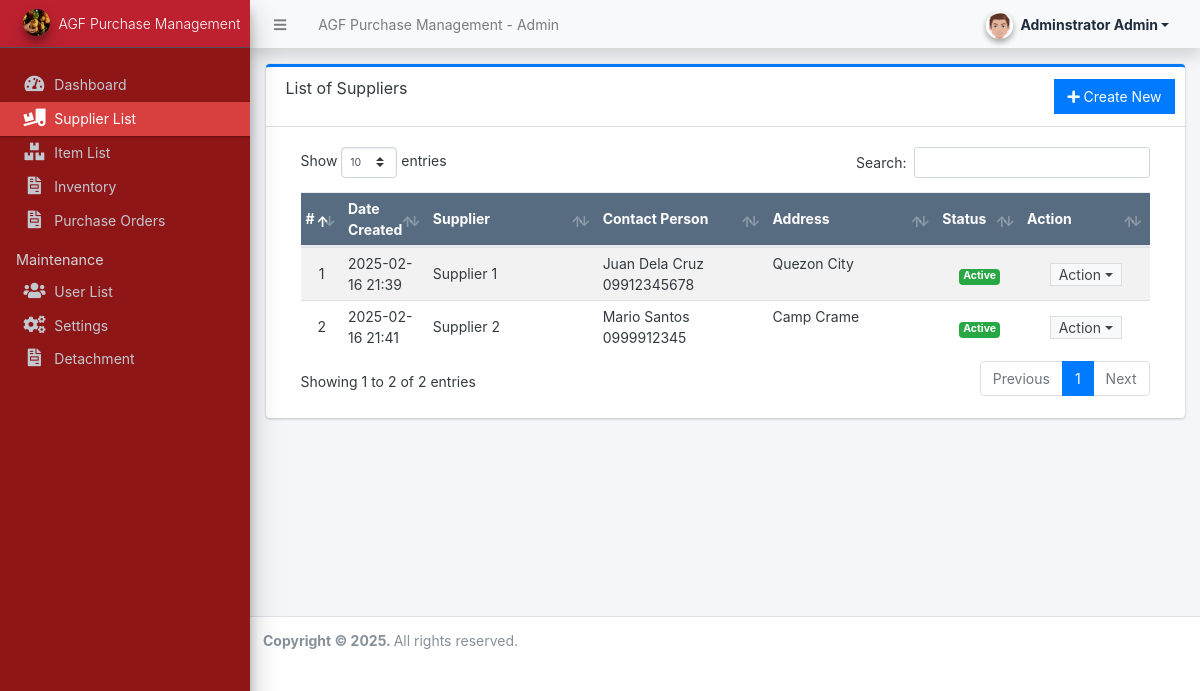
Page /admin/?page=suppliers (signed in) on the committed database.
### tables this page shows
CREATE TABLE `supplier_list` (
  `id` int(30) NOT NULL,
  `name` varchar(250) NOT NULL,
  `address` text NOT NULL,
  `contact_person` text NOT NULL,
  `contact` varchar(50) NOT NULL,
  `email` varchar(150) NOT NULL,
  `status` tinyint(1) NOT NULL DEFAULT 1 COMMENT ' 0 = Inactive, 1 = Active',
  `date_created` datetime NOT NULL DEFAULT current_timestamp()
);

### config.php (called while the page is built, shortened)
<?php
require_once('classes/DBConnection.php');
require_once('classes/SystemSettings.php');
function validate_image($file){
	if(!empty($file)){
		if(is_file(base_app.$file)){
			return base_url.$file;
		}else{
			return base_url.'dist/img/no-image-available.jpg';
		}
	}else{
		return base_url.'dist/img/no-image-available.jpg';
	}
}
function isMobileDevice(){
    $aMobileUA = array(
        '/iphone/i' => 'iPhone',
        '/ipod/i' => 'iPod',
        '/ipad/i' => 'iPad',
        '/android/i' => 'Android',
        '/blackberry/i' => 'BlackBerry',
        '/webos/i' => 'Mobile'
    );
    return false;
}
?>

### classes/DBConnection.php (called while the page is built, shortened)
<?php
class DBConnection{
    private $host = DB_SERVER;
    private $username = DB_USERNAME;
    private $password = DB_PASSWORD;
    private $database = DB_NAME;
    public $conn;
    public function __construct(){
        if (!isset($this->conn)) {
            $this->conn = new mysqli($this->host, $this->username, $this->password, $this->database);
        }
    }
}
?>

### admin/suppliers/index.php (the view, shortened to what this page needs)
<div class="card card-outline card-primary">
	<div class="card-header">
		<h3 class="card-title">List of Suppliers</h3>
		<div class="card-tools">
			<a href="javascript:void(0)" id="create_new" class="btn btn-flat btn-primary"><span class="fas fa-plus"></span>  Create New</a>
		</div>
	</div>
	<div class="card-body">
		<div class="container-fluid">
        <div class="container-fluid">
			<table class="table table-hover table-striped">
				<colgroup>
					<col width="5%">
					<col width="10%">
					<col width="20%">
					<col width="20%">
					<col width="20%">
					<col width="10%">
					<col width="15%">
				</colgroup>
				<thead>
					<tr class="bg-navy disabled">
						<th>#</th>
						<th>Date Created</th>
						<th>Supplier</th>
						<th>Contact Person</th>
						<th>Address</th>
						<th>Status</th>
						<th>Action</th>
					</tr>
				</thead>
				<tbody>
					<?php
					$i = 1;
					$qry = $conn->query("SELECT * from `supplier_list` order by (`name`) asc ");
					while($row = $qry->fetch_assoc()):
					?>
						<tr>
							<td class="text-center"><?php echo $i++; ?></td>
							<td><?php echo date("Y-m-d H:i",strtotime($row['date_created'])) ?></td>
							<td><?php echo $row['name'] ?></td>
							<td>
								<p class="m-0">
									<?php echo $row['contact_person'] ?><br>
									<?php echo $row['contact'] ?>
								</p>
							</td>
							<td class='truncate-3' title="<?php echo $row['address'] ?>"><?php echo $row['address'] ?></td>
							<td class="text-center">
								<?php if($row['status'] == 1): ?>
									<span class="badge badge-success">Active</span>
								<?php else: ?>
									<span class="badge badge-secondary">Inactive</span>
								<?php endif; ?>
							</td>
							<td align="center">
								 <button type="button" class="btn btn-flat btn-default btn-sm dropdown-toggle dropdown-icon py-0" data-toggle="dropdown">
				                  		Action
				                  </button>
							</td>
						</tr>
					<?php endwhile; ?>
				</tbody>
			</table>
		</div>
		</div>
	</div>
</div>

### admin/index.php (shortened to what this page needs)
<?php require_once('../config.php'); ?>
 <!DOCTYPE html>
<html lang="en" class="" style="height: auto;">
<?php require_once('inc/header.php') ?>
  <body class="sidebar-mini layout-fixed control-sidebar-slide-open layout-navbar-fixed sidebar-mini-md sidebar-mini-xs text-sm" data-new-gr-c-s-check-loaded="14.991.0" data-gr-ext-installed="" style="height: auto;">
    <div class="wrapper">
     <?php require_once('inc/topBarNav.php') ?>
     <?php require_once('inc/navigation.php') ?>
     <?php $page = isset($_GET['page']) ? $_GET['page'] : 'home';  ?>
      <div class="content-wrapper pt-3" style="min-height: 567.854px;">
        <section class="content  text-dark">
          <div class="container-fluid">
            <?php
              if(!file_exists($page.".php") && !is_dir($page)){
                  include '404.html';
              }else{
                if(is_dir($page))
                  include $page.'/index.php';
                else
                  include $page.'.php';
              }
            ?>
          </div>
        </section>
      </div>
      <?php require_once('inc/footer.php') ?>
  </body>
</html>

### admin/inc/header.php (shortened to what this page needs)
<head>
    <link rel="stylesheet" href="<?php echo base_url ?>plugins/fontawesome-free/css/all.min.css">
    <link rel="stylesheet" href="<?php echo base_url ?>plugins/tempusdominus-bootstrap-4/css/tempusdominus-bootstrap-4.min.css">
  <link rel="stylesheet" href="<?php echo base_url ?>plugins/datatables-bs4/css/dataTables.bootstrap4.min.css">
  <link rel="stylesheet" href="<?php echo base_url ?>plugins/datatables-responsive/css/responsive.bootstrap4.min.css">
  <link rel="stylesheet" href="<?php echo base_url ?>plugins/datatables-buttons/css/buttons.bootstrap4.min.css">
  <link rel="stylesheet" href="<?php echo base_url ?>plugins/select2/css/select2.min.css">
  <link rel="stylesheet" href="<?php echo base_url ?>plugins/select2-bootstrap4-theme/select2-bootstrap4.min.css">
    <link rel="stylesheet" href="<?php echo base_url ?>plugins/icheck-bootstrap/icheck-bootstrap.min.css">
    <link rel="stylesheet" href="<?php echo base_url ?>plugins/jqvmap/jqvmap.min.css">
    <link rel="stylesheet" href="<?php echo base_url ?>plugins/jquery-ui/jquery-ui.min.css">
    <link rel="stylesheet" href="<?php echo base_url ?>dist/css/adminlte.css">
    <link rel="stylesheet" href="<?php echo base_url ?>dist/css/custom.css">
    <link rel="stylesheet" href="<?php echo base_url ?>plugins/overlayScrollbars/css/OverlayScrollbars.min.css">
    <link rel="stylesheet" href="<?php echo base_url ?>plugins/daterangepicker/daterangepicker.css">
    <link rel="stylesheet" href="<?php echo base_url ?>plugins/summernote/summernote-bs4.min.css">
  <link rel="stylesheet" href="<?php echo base_url ?>plugins/sweetalert2-theme-bootstrap-4/bootstrap-4.min.css">
  </head>

### admin/inc/topBarNav.php (shortened to what this page needs)
<nav class="main-header navbar navbar-expand navbar-light border border-light shadow  border-top-0  border-left-0 border-right-0 navbar-light text-sm">
  <ul class="navbar-nav">
    <li class="nav-item">
    <a class="nav-link" data-widget="pushmenu" href="#" role="button"><i class="fas fa-bars"></i></a>
    </li>
    <li class="nav-item d-none d-sm-inline-block">
      <a href="<?php echo base_url ?>" class="nav-link"><?php echo (!isMobileDevice()) ? $_settings->info('name'):$_settings->info('short_name'); ?> - Admin</a>
    </li>
  </ul>
  <ul class="navbar-nav ml-auto">
    <li class="nav-item">
      <div class="btn-group nav-link">
            <button type="button" class="btn btn-rounded badge badge-light dropdown-toggle dropdown-icon" data-toggle="dropdown">
              <span><img src="<?php echo validate_image($_settings->userdata('avatar')) ?>" class="img-circle elevation-2 user-img" alt="User Image"></span>
              <span class="ml-3"><?php echo ucwords($_settings->userdata('firstname').' '.$_settings->userdata('lastname')) ?></span>
            </button>
        </div>
    </li>
  </ul>
</nav>

### admin/inc/navigation.php (shortened to what this page needs)
<aside class="main-sidebar sidebar-dark-primary bg-navy bg-lips elevation-4 sidebar-no-expand">
  <a href="<?php echo base_url ?>admin" class="brand-link bg-danger text-sm">
  <img src="<?php echo validate_image($_settings->info('logo'))?>" alt="Store Logo" class="brand-image img-circle elevation-3" style="width: 1.7rem;height: 1.7rem;max-height: unset">
  <span class="brand-text font-weight-light"><?php echo $_settings->info('short_name') ?></span>
  </a>
  <div class="sidebar os-host os-theme-light os-host-overflow os-host-overflow-y os-host-resize-disabled os-host-transition os-host-scrollbar-horizontal-hidden">
    <div class="os-content-glue" style="margin: 0px -8px; width: 249px; height: 646px;"></div>
    <div class="os-padding">
      <div class="os-viewport os-viewport-native-scrollbars-invisible" style="overflow-y: scroll;">
        <div class="os-content" style="padding: 0px 8px; height: 100%; width: 100%;">
          <nav class="mt-4">
             <ul class="nav nav-pills nav-sidebar flex-column text-sm nav-compact nav-flat nav-child-indent nav-collapse-hide-child" data-widget="treeview" role="menu" data-accordion="false">
              <li class="nav-item dropdown">
                <a href="./" class="nav-link nav-home">
                  <i class="nav-icon fas fa-tachometer-alt"></i>
                  <p>
                    Dashboard
                  </p>
                </a>
              </li>
              <li class="nav-item dropdown">
                <a href="<?php echo base_url ?>admin/?page=suppliers" class="nav-link nav-suppliers">
                  <i class="nav-icon fas fa-truck-loading"></i>
                  <p>
                  Supplier List
                  </p>
                </a>
              </li>
              <li class="nav-item dropdown">
                <a href="<?php echo base_url ?>admin/?page=items" class="nav-link nav-items">
                  <i class="nav-icon fas fa-boxes"></i>
                  <p>
                    Item List
                  </p>
                </a>
              </li>
              <li class="nav-item dropdown">
                <a href="<?php echo base_url ?>admin/?page=orders" class="nav-link nav-orders">
                  <i class="nav-icon fas fa-file-invoice"></i>
                  <p>
                    Inventory
                  </p>
                </a>
              </li>
              <li class="nav-item dropdown">
                <a href="<?php echo base_url ?>admin/?page=purchase_orders" class="nav-link nav-purchase_orders">
                  <i class="nav-icon fas fa-file-invoice"></i>
                  <p>
                    Purchase Orders
                  </p>
                </a>
              </li>
              <?php if($_settings->userdata('type') == 1): ?>
                  <li class="nav-header">Maintenance</li>
                  <li class="nav-item dropdown">
                      <a href="<?php echo base_url ?>admin/?page=user/list" class="nav-link nav-user_list">
                          <i class="nav-icon fas fa-users"></i>
                          <p>User List</p>
                      </a>
                  </li>
                  <li class="nav-item dropdown">
                      <a href="<?php echo base_url ?>admin/?page=system_info" class="nav-link nav-system_info">
                          <i class="nav-icon fas fa-cogs"></i>
                          <p>Settings</p>
                      </a>
                  </li>
              <?php endif; ?>
              <?php if($_settings->userdata('type') == 3 || $_settings->userdata('type') == 1): ?>
                  <li class="nav-item dropdown">
                      <a href="<?php echo base_url ?>admin/?page=detachment" class="nav-link nav-detachment">
                          <i class="nav-icon fas fa-file-invoice"></i>
                          <p>Detachment</p>
                      </a>
                  </li>
              <?php endif; ?>
            </ul>
          </nav>
        </div>
      </div>
    </div>
  </div>
</aside>

### admin/inc/footer.php (shortened to what this page needs)
<footer class="main-footer text-sm">
        <strong>Copyright © <?php echo date('Y') ?>.
        </strong>
        All rights reserved.
      </footer>
    </div>

### admin/inc/topBarNav.php (style rules this page uses)
.user-img { position: absolute; height: 27px; width: 27px; object-fit: cover; left: -7%; top: -12%; }
.btn-rounded { border-radius: 50px; }

### admin/inc/navigation.php (style rules this page uses)
.bg-lips { background-color: #8E1616 !important; }
.active { background-color: #D84040 !important; }

### rows in the picture
supplier_list: date_created "2025-02-16 21:39", name "Supplier 1", contact_person "Juan Dela Cruz", contact "09912345678", address "Quezon City", status "Active"
supplier_list: date_created "2025-02-16 21:41", name "Supplier 2", contact_person "Mario Santos", contact "0999912345", address "Camp Crame", status "Active"

### other values in the picture
$_settings->info('name') "AGF Purchase Management"
$_settings->userdata('firstname').' '.$_settings->userdata('lastname') "Adminstrator Admin"
$_settings->info('short_name') "AGF Purchase Management"
